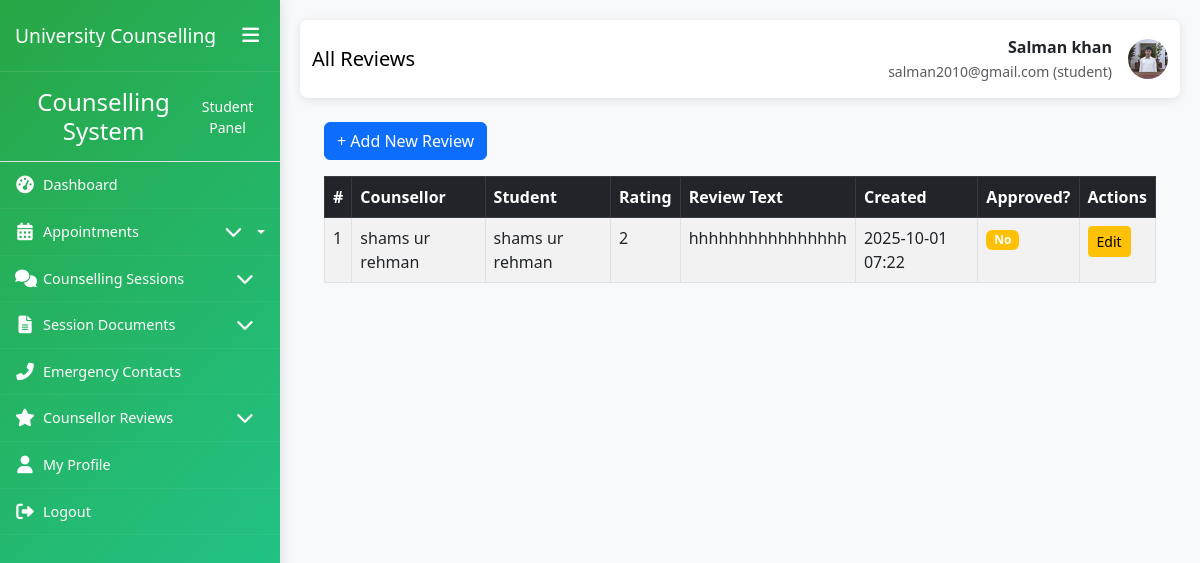
Page /student_review_list/ (signed in) on the committed database.
### My_App/models.py (models this page shows, shortened)
class CustomUser(AbstractUser):
    ROLE_CHOICES = (
        ('student', 'Student'),
        ('counsellor', 'Counsellor'),
        ('admin', 'Administrator'),
    )
    role = models.CharField(max_length=20, choices=ROLE_CHOICES, default='student')
    phone_number = models.CharField(max_length=15, blank=True, null=True)
    date_of_birth = models.DateField(blank=True, null=True)
    profile_picture = models.ImageField(upload_to='profile_pics/', blank=True, null=True)
    created_at = models.DateTimeField(auto_now_add=True)
    updated_at = models.DateTimeField(auto_now=True)
    class Meta:
        permissions = [
            ("can_access_admin_panel", "Can access admin panel"),
            ("can_manage_users", "Can manage users"),
            ("can_manage_appointments", "Can manage appointments"),
            ("can_view_reports", "Can view reports"),
            ("can_manage_counsellors", "Can manage counsellors"),
        ]

class CounsellorReview(models.Model):
    counsellor = models.ForeignKey(Counsellor, on_delete=models.CASCADE, related_name='reviews')
    student = models.ForeignKey(Student, on_delete=models.CASCADE)
    rating = models.IntegerField(validators=[MinValueValidator(1), MaxValueValidator(5)])
    review_text = models.TextField()
    created_at = models.DateTimeField(auto_now_add=True)
    is_approved = models.BooleanField(default=False)
    class Meta:
        unique_together = ['counsellor', 'student']
        permissions = [
            ("can_write_review", "Can write review"),
            ("can_moderate_reviews", "Can moderate reviews"),
        ]

class Counsellor(models.Model):
    user = models.OneToOneField(CustomUser, on_delete=models.CASCADE, primary_key=True)
    specialization = models.CharField(max_length=100)
    license_number = models.CharField(max_length=50, unique=True)
    experience_years = models.IntegerField(default=0)
    qualifications = models.TextField()
    bio = models.TextField(blank=True, null=True)
    AREA_OF_EXPERTISE_CHOICES = (
        ('academic', 'Academic Counselling'),
        ('career', 'Career Counselling'),
        ('personal', 'Personal Counselling'),
        ('mental_health', 'Mental Health'),
        ('crisis', 'Crisis Intervention'),
    )
    area_of_expertise = models.CharField(max_length=50, choices=AREA_OF_EXPERTISE_CHOICES)
    is_available = models.BooleanField(default=True)
    max_students = models.IntegerField(default=20)
    class Meta:
        permissions = [
            ("can_view_student_records", "Can view student records"),
            ("can_manage_schedule", "Can manage schedule"),
            ("can_write_session_notes", "Can write session notes"),
            ("can_view_all_appointments", "Can view all appointments"),
            ("can_manage_own_availability", "Can manage own availability"),
        ]

class Student(models.Model):
    user = models.OneToOneField(CustomUser, on_delete=models.CASCADE, primary_key=True)
    student_id = models.CharField(max_length=20, unique=True)
    enrollment_date = models.DateField()
    FACULTY_CHOICES = (
        ('engineering', 'Engineering'),
        ('science', 'Science'),
        ('arts', 'Arts'),
        ('business', 'Business'),
        ('medicine', 'Medicine'),
        ('law', 'Law'),
    )
    faculty = models.CharField(max_length=50, choices=FACULTY_CHOICES)
    department = models.CharField(max_length=100)
    academic_year = models.IntegerField(
        validators=[MinValueValidator(1), MaxValueValidator(6)]
    )
    emergency_contact_name = models.CharField(max_length=100)
    emergency_contact_phone = models.CharField(max_length=15)
    address = models.TextField(blank=True, null=True)
    class Meta:
        permissions = [
            ("can_view_own_appointments", "Can view own appointments"),
            ("can_book_appointment", "Can book appointment"),
            ("can_view_own_records", "Can view own records"),
            ("can_cancel_appointment", "Can cancel appointment"),
        ]

### My_App/views.py (the view)
# urls.py: path("student_review_list/", views.student_review_list, name="student_review_list"),
def student_review_list(request):
    reviews = CounsellorReview.objects.select_related("counsellor__user", "student__user").all()
    return render(request, "My_Student/reviews/review_list.html", {"reviews": reviews})

### templates/My_Student/reviews/review_list.html (shortened to what this page needs)
{% extends 'My_Student/base1.html' %}
{% block page_title %}All Reviews{% endblock %}
{% block content %}
<div class="container-fluid mt-4">
    <a href="{% url 'student_review_add' %}" class="btn btn-primary mb-3">+ Add New Review</a>
    <table class="table table-bordered table-striped">
        <thead class="table-dark">
            <tr>
                <th>#</th>
                <th>Counsellor</th>
                <th>Student</th>
                <th>Rating</th>
                <th>Review Text</th>
                <th>Created</th>
                <th>Approved?</th>
                <th>Actions</th>
            </tr>
        </thead>
        <tbody>
        {% for review in reviews %}
            <tr>
                <td>{{ forloop.counter }}</td>
                <td>{{ review.counsellor.user.get_full_name }}</td>
                <td>{{ review.student.user.get_full_name }}</td>
                <td>{{ review.rating }}</td>
                <td>{{ review.review_text|truncatechars:50 }}</td>
                <td>{{ review.created_at|date:"Y-m-d H:i" }}</td>
                <td>
                    {% if review.is_approved %}
                        <span class="badge bg-success">Yes</span>
                    {% else %}
                        <span class="badge bg-warning">No</span>
                    {% endif %}
                </td>
                <td>
                    <a href="{% url 'student_review_update' review.pk %}" class="btn btn-sm btn-warning">Edit</a>
                </td>
            </tr>
        {% empty %}
            <tr><td colspan="8" class="text-center">No reviews yet.</td></tr>
        {% endfor %}
        </tbody>
    </table>
</div>
{% endblock %}

### templates/My_Student/base1.html (shortened to what this page needs)
<!DOCTYPE html>
<html lang="en">
<head>
    <link href="https://cdn.jsdelivr.net/npm/bootstrap@5.3.0/dist/css/bootstrap.min.css" rel="stylesheet">
    <link href="https://cdnjs.cloudflare.com/ajax/libs/font-awesome/6.0.0/css/all.min.css" rel="stylesheet">
    <link href="https://cdn.jsdelivr.net/npm/sweetalert2@11/dist/sweetalert2.min.css" rel="stylesheet">
</head>
<body>
    <div class="container-fluid p-0">
        <div class="row g-0">
            <div class="sidebar" id="sidebar">
                <div class="sidebar-header">
                    <h3>University Counselling</h3>
                    <button class="sidebar-toggle d-none d-lg-block" id="sidebarToggle">
                        <i class="fas fa-bars"></i>
                    </button>
                </div>
                <div class="sidebar-content">
                    {% include 'My_Student/sidebar.html' %}
                </div>
            </div>
            <div class="main-content" id="mainContent">
                <nav class="navbar navbar-expand-lg navbar-custom">
                    <div class="container-fluid">
                        <span class="navbar-brand">{% block page_title %}Dashboard{% endblock %}</span>
                        <div class="d-flex align-items-center">
                            <div class="me-3 text-end d-none d-md-block">
                                <div class="fw-bold">{{ user.get_full_name|default:user.username }}</div>
                                <small class="text-muted">{{ user.email }} (student)</small>
                            </div>
                            {% if user.profile_picture %}
                            <img src="{{ user.profile_picture.url }}" alt="Profile" class="user-profile-img">
                            {% else %}
                            <div class="user-profile-img bg-secondary d-flex align-items-center justify-content-center text-white">
                                <i class="fas fa-user"></i>
                            </div>
                            {% endif %}
                        </div>
                    </div>
                </nav>
                <div class="container-fluid">
                    {% block content %}{% endblock %}
                </div>
            </div>
        </div>
    </div>
</body>
</html>

### templates/My_Student/base1.html (style rules this page uses)
:root { --sidebar-width: 280px; --sidebar-collapsed-width: 70px; --sidebar-bg: linear-gradient(135deg, #28a745 0%, #20c997 100%); --content-padding: 20px; --transition-speed: 0.3s; }
body { overflow-x: hidden; font-family: 'Segoe UI', Tahoma, Geneva, Verdana, sans-serif; background-color: #f8f9fa; }
.sidebar { background: var(--sidebar-bg); color: white; min-height: 100vh; position: fixed; width: var(--sidebar-width); transition: all var(--transition-speed) ease; z-index: 1000; box-shadow: 2px 0 10px rgba(0,0,0,0.1); overflow-y: auto; }
.sidebar-header { padding: 20px 15px; border-bottom: 1px solid rgba(255,255,255,0.1); display: flex; align-items: center; justify-content: space-between; }
.sidebar-header h3 { font-size: 1.2rem; margin: 0; white-space: nowrap; overflow: hidden; }
.sidebar-toggle { background: none; border: none; color: white; font-size: 1.2rem; cursor: pointer; }
.main-content { margin-left: var(--sidebar-width); padding: var(--content-padding); transition: all var(--transition-speed) ease; min-height: 100vh; width: calc(100% - var(--sidebar-width)); }
.navbar-custom { background: white; box-shadow: 0 2px 10px rgba(0,0,0,0.1); padding: 15px 0; margin-bottom: 20px; border-radius: 8px; }
.user-profile-img { width: 40px; height: 40px; border-radius: 50%; object-fit: cover; }
.sidebar { background: var(--sidebar-bg); color: white; height: 100vh; position: fixed; top: 0; left: 0; width: var(--sidebar-width); transition: all var(--transition-speed) ease; z-index: 1000; box-shadow: 2px 0 10px rgba(0,0,0,0.1); overflow-y: auto; overflow-x: hidden; scrollbar-width: thin; scrollbar-color: rgba(255,255,255,0.4) transparent; }

### rows in the picture
CustomUser: get_full_name "Salman khan", email "salman2010@gmail.com", profile_picture (picture)
CounsellorReview: counsellor.user.get_full_name "shams ur rehman", student.user.get_full_name "shams ur rehman", rating "2", review_text "hhhhhhhhhhhhhhhh", created_at "2025-10-01 07:22", is_approved "No"
